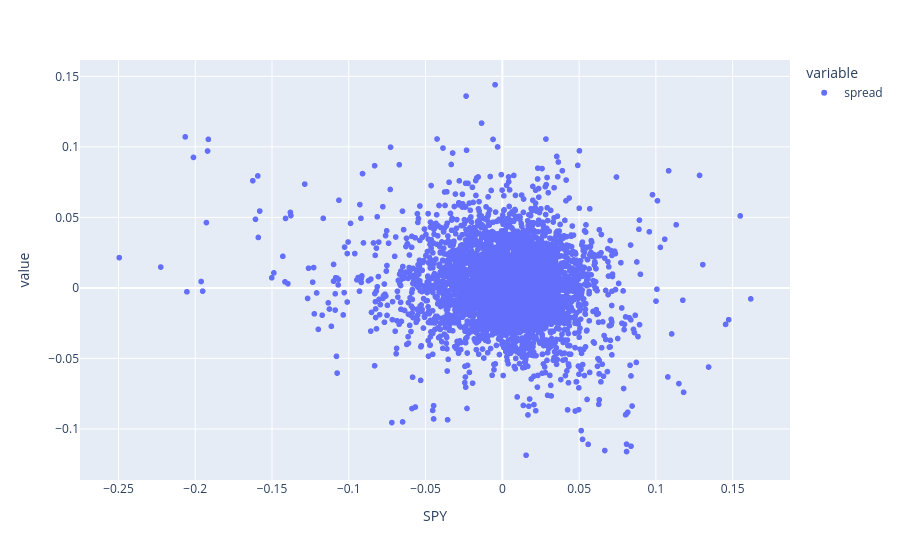

The notebook cell this image was saved under:
### Code cell
px.scatter(x.set_index(symbols[0])['spread'])

### Figure 1 — Plotly figure (JSON) as saved in the notebook; plotly's stock layout.template omitted (floating-point values rounded to 4 significant figures; data arrays with more than 128 entries replaced by an {"elided": "..."} marker saying what was removed)
{"data": [{"hovertemplate": "variable=spread<br>SPY=%{x}<br>value=%{y}<extra></extra>", "legendgroup": "spread", "marker": {"color": "#636efa", "symbol": "circle"}, "mode": "markers", "name": "spread", "showlegend": true, "type": "scattergl", "x": {"elided": "4686 float values"}, "xaxis": "x", "y": {"elided": "4686 float values"}, "yaxis": "y"}], "layout": {"legend": {"title": {"text": "variable"}, "tracegroupgap": 0}, "margin": {"t": 60}, "xaxis": {"anchor": "y", "domain": [0, 1], "title": {"text": "SPY"}}, "yaxis": {"anchor": "x", "domain": [0, 1], "title": {"text": "value"}}}}
